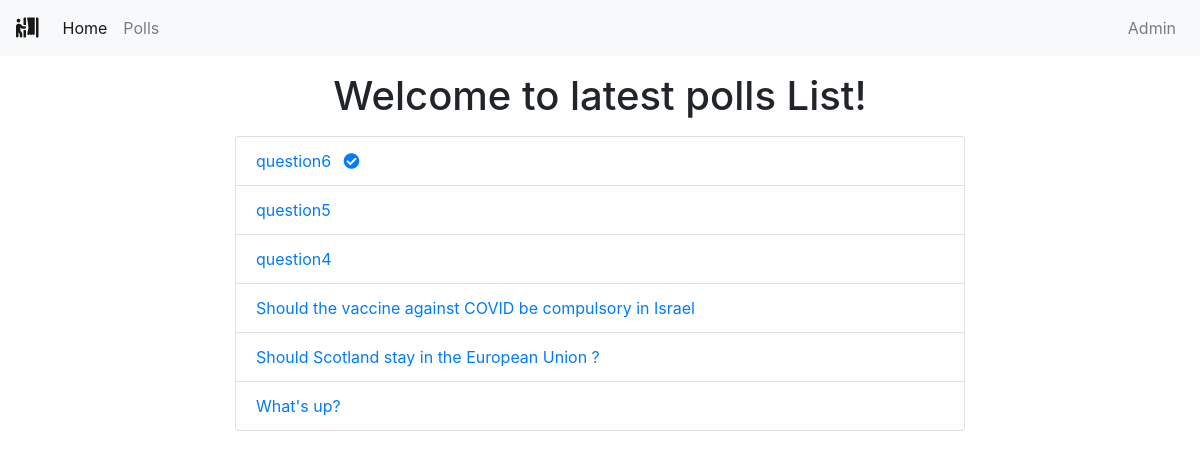
The page /polls/list/ on the database its author committed.
### polls/models.py (models this page shows, shortened)
class Question(models.Model):
    question_text = models.CharField(max_length=200)
    pub_date = models.DateTimeField('date published')
    active = models.BooleanField(default=True)

### polls/views.py (the view)
# urls.py: path('list/', views.ListView.as_view(), name='list'),
class ListView(generic.ListView):
    template_name = 'polls/index.html'
    context_object_name = 'latest_question_list'
    def get_queryset(self):
        return Question.objects.order_by('-pub_date')

### polls/templates/polls/index.html
{% extends 'base.html' %}
{% block content %}
<div class="container">
    <div class="row">
        <div class="col-md-8 offset-sm-2">
            <h1 class="text-center mt-3 mb-3">Welcome to latest polls List!</h1>
            {% if latest_question_list %}
                <ul class="list-group">
                    {% for question in latest_question_list %}
                    {% if not question.active%}
                    <li class="list-group-item"><a href="{% url 'polls:results' question.id %}">{{question.question_text}}
                        <i class="fas fa-check-circle ml-2"></i>
                        </a>
                    </li>
                    {% else %}
                    <li class="list-group-item"><a href="{% url 'polls:detail' question.id %}">{{question.question_text}}
                        </a>
                    </li>
                    {% endif %}
                    {% endfor %}
                </ul>
            {% else %}
                <p>No polls are available.</p>
            {% endif %}
        </div>
    </div>
</div>
{% endblock content %}

### templates/base.html (shortened to what this page needs)
{% load static %}
<!DOCTYPE html>
<html lang="en">
<head>
    <link rel="stylesheet" href="https://maxcdn.bootstrapcdn.com/bootstrap/4.0.0/css/bootstrap.min.css"
>
    <link rel="stylesheet" href="https://use.fontawesome.com/releases/v5.6.3/css/all.css"
>
</head>
<body>
    {% include 'includes/navbar.html' %}
    {% block content %}
    {% endblock content %}
</body>
</html>

### templates/includes/navbar.html (shortened to what this page needs)
<nav class="navbar navbar-expand-sm navbar-light bg-light">
    <a class="navbar-brand" href=""><i class="fas fa-person-booth"></i></a>
    <div class="collapse navbar-collapse" id="collapsibleNavId">
        <ul class="navbar-nav mr-auto mt-2 mt-lg-0">
            <li class="nav-item active">
                <a class="nav-link" href="{% url 'home' %}">Home <span class="sr-only">(current)</span></a>
            </li>
            <li class="nav-item">
                <a class="nav-link" href="{% url 'polls:list' %}">Polls</a>
            </li>
        </ul>
        <div class="navbar-nav ml-auto">
            <a class="nav-link" href="{% url 'admin:index' %}">Admin</a>
        </div>
    </div>
</nav>

### rows shown on the page
Question: question_text "question6"
Question: question_text "question5"
Question: question_text "question4"
Question: question_text "Should the vaccine against COVID be compulsory in Israel"
Question: question_text "Should Scotland stay in the European Union ?"
Question: question_text "What's up?"
